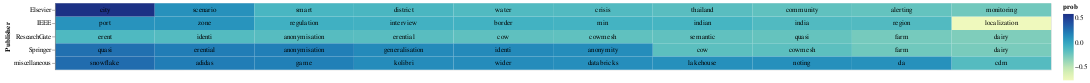

The notebook cell saved with this chart:
### Code cell
# Select the top terms for each PDF
top_terms_df_publisher = result_df_publisher.groupby('Publisher').head(10)

# Add a small random value to 'idf_value' for better visualization
top_terms_df_publisher['prob'] = top_terms_df_publisher['prob'] + np.random.rand(top_terms_df_publisher.shape[0]) * 0.0001

# Create a base chart
base = alt.Chart(top_terms_df_publisher).encode(
    x=alt.X('rank:O', axis=None),  # Use rank for x-axis
    y='Publisher:N',
    color=alt.Color('prob:Q', scale=alt.Scale(scheme='viridis')),
    text='topic_word:N'  # Corrected column name to 'topic_word'
).transform_window(
    rank="rank()",
    sort=[alt.SortField("prob", order="descending")],
    groupby=["Publisher"]
)

# Create a heatmap
heatmap = base.mark_rect().encode(
    color='prob:Q',
)

# Create text labels with conditional color
text = base.mark_text(baseline='middle').encode(
    text='topic_word:N',
    color=alt.condition(alt.datum.idf_value >= 3.0, alt.value('white'), alt.value('black'))
)

# Display the heatmap and text labels
chart_lda_publisher = (heatmap + text).properties(width=1500)
chart_lda_publisher

### Figure 1 — Vega-Lite specification as saved in the notebook (floating-point values rounded to 4 significant figures)
{"config": {"view": {"continuousWidth": 300, "continuousHeight": 300}}, "layer": [{"mark": {"type": "rect"}, "encoding": {"color": {"field": "prob", "type": "quantitative"}, "text": {"field": "topic_word", "type": "nominal"}, "x": {"axis": null, "field": "rank", "type": "ordinal"}, "y": {"field": "Publisher", "type": "nominal"}}, "transform": [{"window": [{"op": "rank", "field": "", "as": "rank"}], "groupby": ["Publisher"], "sort": [{"field": "prob", "order": "descending"}]}]}, {"mark": {"type": "text", "baseline": "middle"}, "encoding": {"color": {"condition": {"test": "(datum.idf_value >= 3.0)", "value": "white"}, "value": "black"}, "text": {"field": "topic_word", "type": "nominal"}, "x": {"axis": null, "field": "rank", "type": "ordinal"}, "y": {"field": "Publisher", "type": "nominal"}}, "transform": [{"window": [{"op": "rank", "field": "", "as": "rank"}], "groupby": ["Publisher"], "sort": [{"field": "prob", "order": "descending"}]}]}], "data": {"name": "data-05e349faa672496bb879c6a6ab8983e8"}, "width": 1500, "$schema": "https://vega.github.io/schema/vega-lite/v5.15.1.json", "datasets": {"data-05e349faa672496bb879c6a6ab8983e8": [{"Publisher": "IEEE", "topic_word": "localization", "prob": -0.7619}, {"Publisher": "IEEE", "topic_word": "region", "prob": -0.1381}, {"Publisher": "IEEE", "topic_word": "india", "prob": -0.1316}, {"Publisher": "IEEE", "topic_word": "port", "prob": 0.1008}, {"Publisher": "IEEE", "topic_word": "zone", "prob": 0.09322}, {"Publisher": "IEEE", "topic_word": "indian", "prob": -0.093}, {"Publisher": "IEEE", "topic_word": "min", "prob": -0.07944}, {"Publisher": "IEEE", "topic_word": "border", "prob": -0.07221}, {"Publisher": "IEEE", "topic_word": "interview", "prob": -0.07216}, {"Publisher": "IEEE", "topic_word": "regulation", "prob": -0.06274}, {"Publisher": "Springer", "topic_word": "dairy", "prob": -0.2717}, {"Publisher": "Springer", "topic_word": "quasi", "prob": 0.2605}, {"Publisher": "Springer", "topic_word": "farm", "prob": -0.2455}, {"Publisher": "Springer", "topic_word": "erential", "prob": 0.2025}, {"Publisher": "Springer", "topic_word": "anonymisation", "prob": 0.1947}, {"Publisher": "Springer", "topic_word": "cowmesh", "prob": -0.1753}, {"Publisher": "Springer", "topic_word": "cow", "prob": -0.1723}, {"Publisher": "Springer", "topic_word": "generalisation", "prob": 0.1451}, {"Publisher": "Springer", "topic_word": "identi", "prob": 0.1448}, {"Publisher": "Springer", "topic_word": "anonymity", "prob": 0.1312}, {"Publisher": "ResearchGate", "topic_word": "dairy", "prob": -0.2912}, {"Publisher": "ResearchGate", "topic_word": "farm", "prob": -0.2628}, {"Publisher": "ResearchGate", "topic_word": "quasi", "prob": -0.2073}, {"Publisher": "ResearchGate", "topic_word": "semantic", "prob": -0.1919}, {"Publisher": "ResearchGate", "topic_word": "cowmesh", "prob": -0.1879}, {"Publisher": "ResearchGate", "topic_word": "cow", "prob": -0.1845}, {"Publisher": "ResearchGate", "topic_word": "erential", "prob": -0.1612}, {"Publisher": "ResearchGate", "topic_word": "anonymisation", "prob": -0.1549}, {"Publisher": "ResearchGate", "topic_word": "identi", "prob": -0.1436}, {"Publisher": "ResearchGate", "topic_word": "erent", "prob": -0.1255}, {"Publisher": "Elsevier", "topic_word": "city", "prob": 0.5868}, {"Publisher": "Elsevier", "topic_word": "monitoring", "prob": -0.2462}, {"Publisher": "Elsevier", "topic_word": "alerting", "prob": -0.2051}, {"Publisher": "Elsevier", "topic_word": "community", "prob": -0.1886}, {"Publisher": "Elsevier", "topic_word": "thailand", "prob": -0.1623}, {"Publisher": "Elsevier", "topic_word": "crisis", "prob": -0.1354}, {"Publisher": "Elsevier", "topic_word": "water", "prob": -0.1335}, {"Publisher": "Elsevier", "topic_word": "scenario", "prob": 0.1079}, {"Publisher": "Elsevier", "topic_word": "district", "prob": -0.1048}, {"Publisher": "Elsevier", "topic_word": "smart", "prob": -0.1038}, {"Publisher": "miscellaneous", "topic_word": "snowflake", "prob": 0.2762}, {"Publisher": "miscellaneous", "topic_word": "adidas", "prob": 0.2025}, {"Publisher": "miscellaneous", "topic_word": "game", "prob": 0.193}, {"Publisher": "miscellaneous", "topic_word": "cdm", "prob": -0.1468}, {"Publisher": "miscellaneous", "topic_word": "kolibri", "prob": 0.1336}, {"Publisher": "miscellaneous", "topic_word": "wider", "prob": 0.1325}, {"Publisher": "miscellaneous", "topic_word": "databricks", "prob": 0.1225}, {"Publisher": "miscellaneous", "topic_word": "lakehouse", "prob": 0.1163}, {"Publisher": "miscellaneous", "topic_word": "noting", "prob": 0.1156}, {"Publisher": "miscellaneous", "topic_word": "da", "prob": 0.1117}]}}
